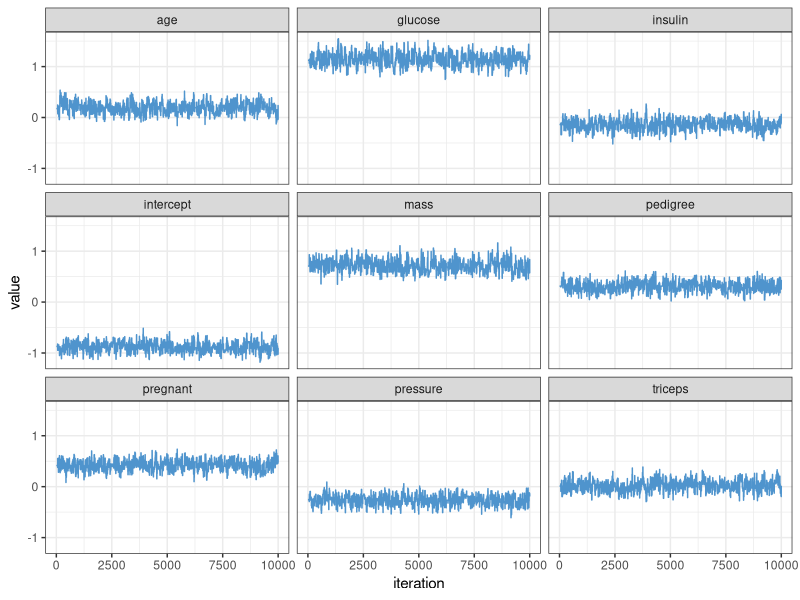
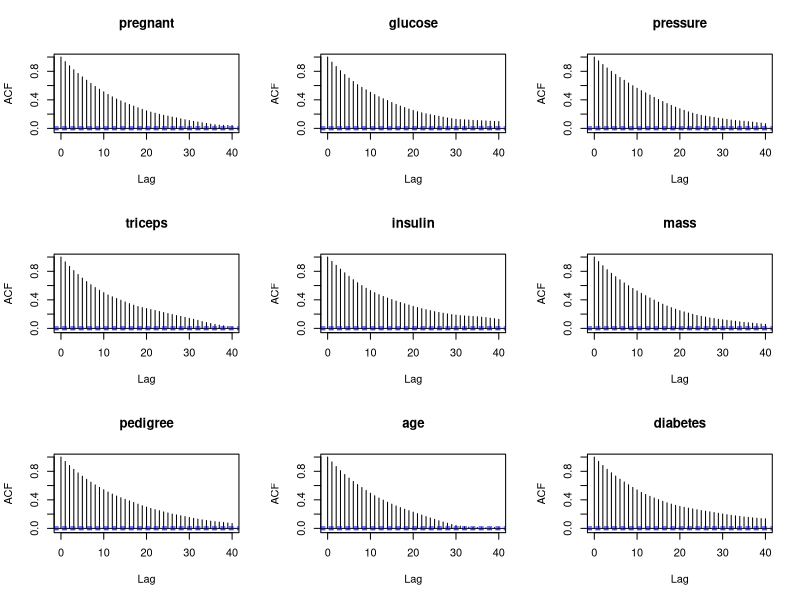
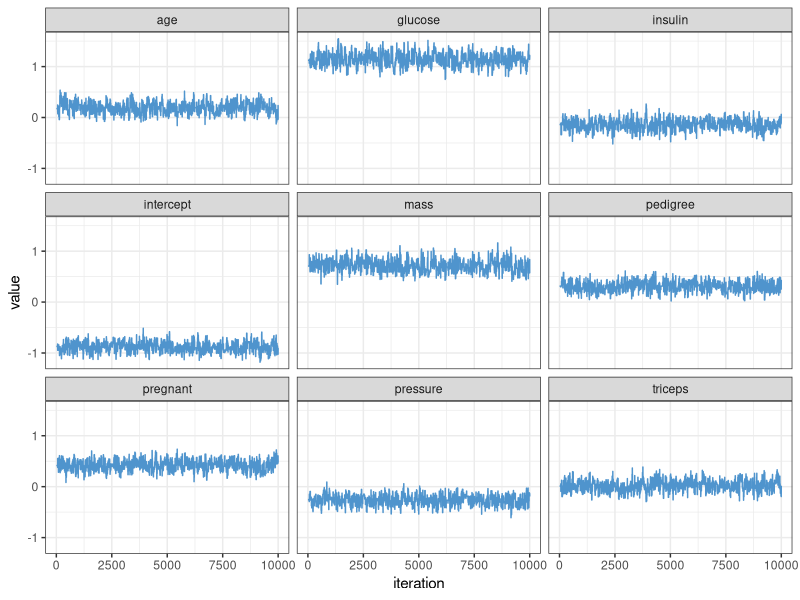
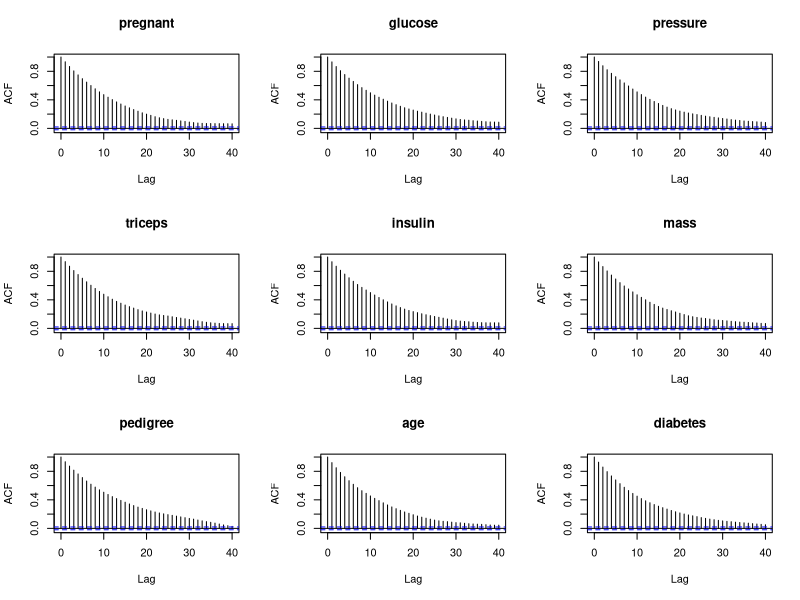
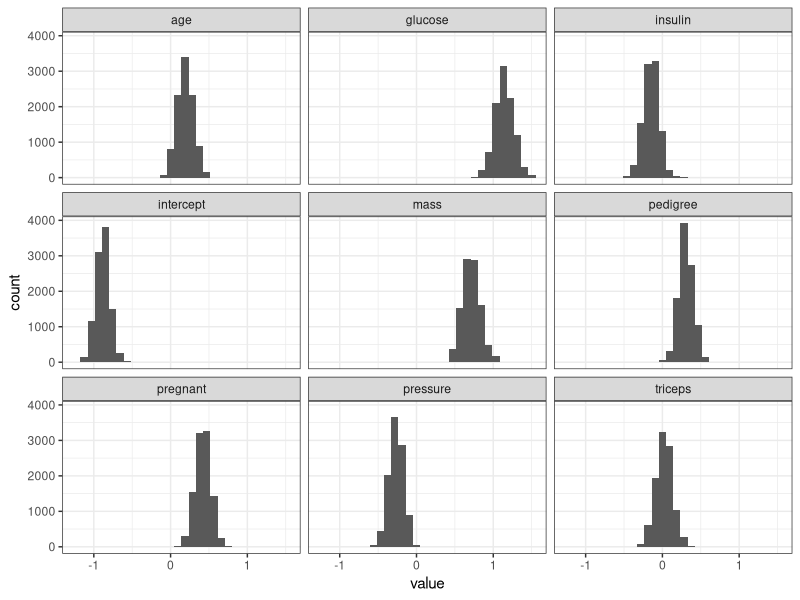

Source code (R) for these figures, in order:
## ---- chunk 1
library(ggplot2)
theme_set(theme_bw())
knitr::opts_chunk$set(echo = TRUE)
## ---- chunk 2
library(mlbench)
data("PimaIndiansDiabetes")
head(PimaIndiansDiabetes)

## ---- chunk 3
data <- PimaIndiansDiabetes
y <- as.numeric((data$diabetes))-1
X <- scale(data[,1:8])

fit <- glm(y ~ X, family = "binomial")
z_0 <- fit$coefficients
Sigma_n <- summary(fit)$cov.scaled

## ---- chunk 4
library(mvtnorm)
post_likelihood <- function(par, X, y){
  
  alpha <- par[1]
  beta <- par[2:9]
  p <- 1 - 1 / (1 + exp(alpha + beta%*%t(X)))
  likelihood <- exp(sum(dbinom(y, size=1, prob=p, log=TRUE)) )

  return(likelihood)
}
## ---- chunk 5
logistic_MH <- function(z_0,c, sigma_n, tmax, X, y){
  zs <- matrix(NA, nrow =tmax, ncol = length(z_0))
  z_current <- z_0
  z_current_ll <- post_likelihood(z_current, X,y)
  sigma_prime <- c * sigma_n 
  accepted <- 0
  for (i in 1:tmax){
    z_new <- rmvnorm(1, z_current, sigma_prime)
    z_new_ll <- post_likelihood(z_new, X, y)
    alpha <- log(z_new_ll)- log(z_current_ll) 
    if (runif(1) < min(1,exp(alpha))){
      
      z_current <- z_new
      z_current_ll <- z_new_ll
      accepted <- accepted + 1
      
    }
    zs[i,] <- z_current
  }
  return(list(zs = zs, acceptance_rate = accepted/tmax))
}
## ---- chunk 6
mh<- logistic_MH(z_0, 1, Sigma_n, 10000, X, y)
## ---- chunk 7
mh$acceptance_rate
## ---- chunk 8
library(dplyr)
library(tidyr)
library(ggplot2)

colnames(mh$zs) <- c("intercept", colnames(data)[1:8])
zs_plot <- mh$zs %>%
  as_tibble() %>% 
  mutate(iteration = 1:10000) %>%
  pivot_longer(cols = 1:9)

ggplot(zs_plot, aes(iteration, value)) +
  geom_line(colour = "steelblue3") +
  facet_wrap(vars(name))

## ---- chunk 9
par(mfrow = c(3,3))
for (i in 1:9){
  acf(mh$zs[,i], main = colnames(data)[i])
}
## ---- chunk 10
mh_new<- logistic_MH(z_0, 0.75, Sigma_n, 10000, X, y)
## ---- chunk 11
mh_new$acceptance_rate
## ---- chunk 12
library(dplyr)
library(tidyr)
library(ggplot2)

colnames(mh_new$zs) <- c("intercept", colnames(data)[1:8])
zs_plot <- mh$zs %>%
  as_tibble() %>% 
  mutate(iteration = 1:10000) %>%
  pivot_longer(cols = 1:9)

ggplot(zs_plot, aes(iteration, value)) +
  geom_line(colour = "steelblue3") +
  facet_wrap(vars(name))

## ---- chunk 13
par(mfrow = c(3,3))
for (i in 1:9){
  acf(mh_new$zs[,i], main = colnames(data)[i])
}
## ---- chunk 14
ggplot(zs_plot, aes(value)) +
  geom_histogram() +
  facet_wrap(vars(name))
